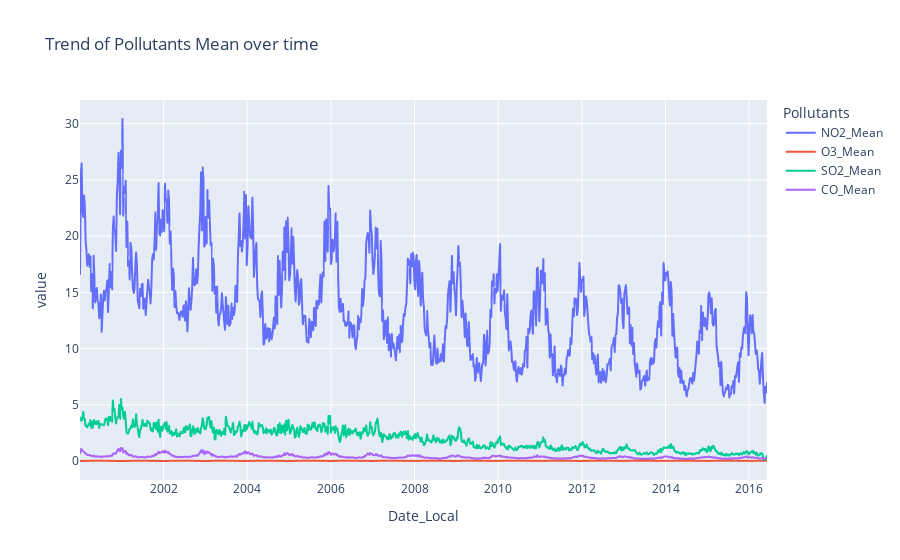

Notebook cell for this chart:
### Code cell
fig = px.line(
    df_mean_weekly, 
    x="Date_Local", 
    y=['NO2_Mean','O3_Mean','SO2_Mean','CO_Mean'], 
    title="Trend of Pollutants Mean over time"
)

fig.update_layout(
    legend_title="Pollutants"
)

# Sử dụng kỹ thuật Manipulate View để cho phép người dùng tương tác với biểu đồ bằng cách zoom hoặc di chuyển trục
fig.show()

### Figure 1 — Plotly figure (JSON) as saved in the notebook; plotly's stock layout.template omitted (floating-point values rounded to 4 significant figures; data arrays with more than 128 entries replaced by an {"elided": "..."} marker saying what was removed)
{"data": [{"hovertemplate": "variable=NO2_Mean<br>Date_Local=%{x}<br>value=%{y}<extra></extra>", "legendgroup": "NO2_Mean", "line": {"color": "#636efa", "dash": "solid"}, "marker": {"symbol": "circle"}, "mode": "lines", "name": "NO2_Mean", "showlegend": true, "type": "scattergl", "x": {"elided": "858 str values"}, "xaxis": "x", "y": {"elided": "858 float values"}, "yaxis": "y"}, {"hovertemplate": "variable=O3_Mean<br>Date_Local=%{x}<br>value=%{y}<extra></extra>", "legendgroup": "O3_Mean", "line": {"color": "#EF553B", "dash": "solid"}, "marker": {"symbol": "circle"}, "mode": "lines", "name": "O3_Mean", "showlegend": true, "type": "scattergl", "x": {"elided": "858 str values"}, "xaxis": "x", "y": {"elided": "858 float values"}, "yaxis": "y"}, {"hovertemplate": "variable=SO2_Mean<br>Date_Local=%{x}<br>value=%{y}<extra></extra>", "legendgroup": "SO2_Mean", "line": {"color": "#00cc96", "dash": "solid"}, "marker": {"symbol": "circle"}, "mode": "lines", "name": "SO2_Mean", "showlegend": true, "type": "scattergl", "x": {"elided": "858 str values"}, "xaxis": "x", "y": {"elided": "858 float values"}, "yaxis": "y"}, {"hovertemplate": "variable=CO_Mean<br>Date_Local=%{x}<br>value=%{y}<extra></extra>", "legendgroup": "CO_Mean", "line": {"color": "#ab63fa", "dash": "solid"}, "marker": {"symbol": "circle"}, "mode": "lines", "name": "CO_Mean", "showlegend": true, "type": "scattergl", "x": {"elided": "858 str values"}, "xaxis": "x", "y": {"elided": "858 float values"}, "yaxis": "y"}], "layout": {"legend": {"title": {"text": "Pollutants"}, "tracegroupgap": 0}, "title": {"text": "Trend of Pollutants Mean over time"}, "xaxis": {"anchor": "y", "domain": [0, 1], "title": {"text": "Date_Local"}}, "yaxis": {"anchor": "x", "domain": [0, 1], "title": {"text": "value"}}}}
